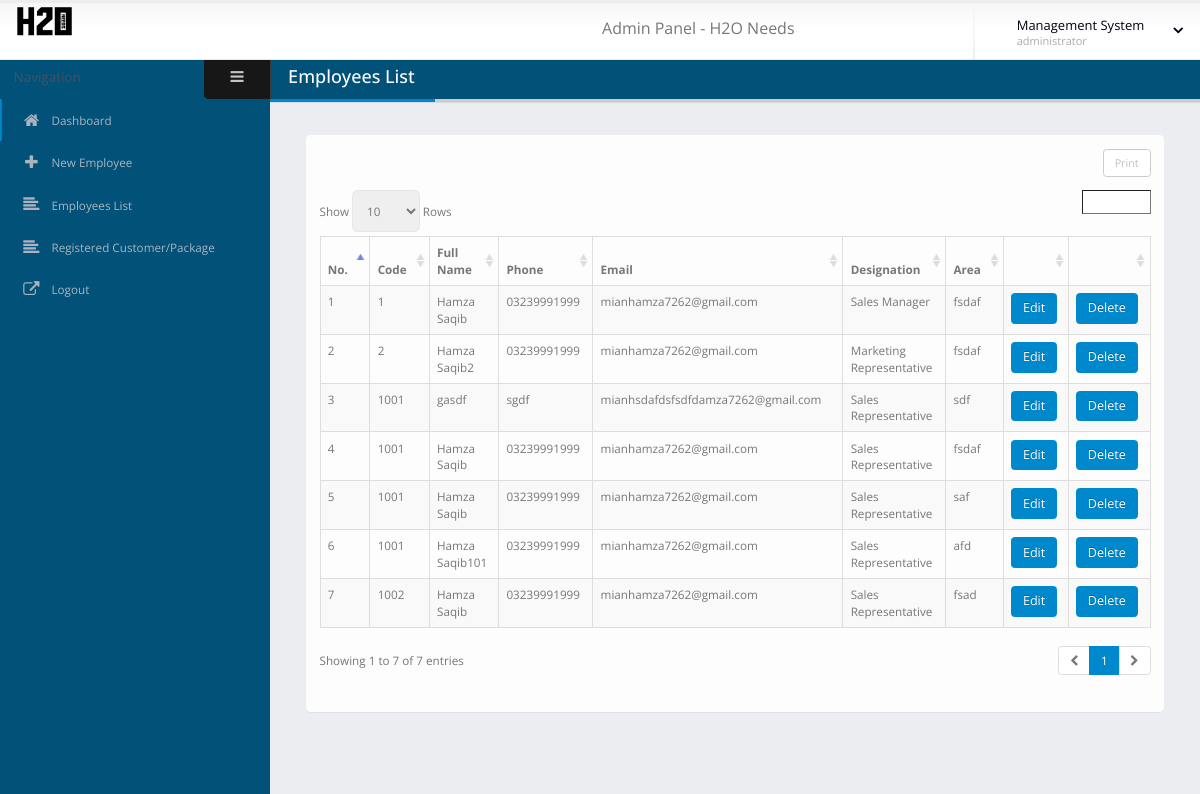
/employeslist.php (signed in), run on the app's committed database.
### tables this page shows
CREATE TABLE `employees` (
  `id` int(11) NOT NULL,
  `username` text NOT NULL,
  `name` text NOT NULL,
  `phone` text NOT NULL,
  `email` text NOT NULL,
  `designation_id` int(11) NOT NULL,
  `area` text NOT NULL,
  `password` text NOT NULL
);

CREATE TABLE `designation` (
  `d_id` int(11) NOT NULL,
  `dname` text NOT NULL
);

### employeslist.php (the view, shortened to what this page needs)
<!doctype html>
<html class="fixed">
	<head>
		<link rel="stylesheet" href="assets/vendor/bootstrap/css/bootstrap.css" />
		<link rel="stylesheet" href="assets/vendor/font-awesome/css/font-awesome.css" />
		<link rel="stylesheet" href="assets/vendor/magnific-popup/magnific-popup.css" />
		<link rel="stylesheet" href="assets/vendor/bootstrap-datepicker/css/datepicker3.css" />
		<link rel="stylesheet" href="assets/vendor/select2/select2.css" />
		<link rel="stylesheet" href="assets/vendor/jquery-datatables-bs3/assets/css/datatables.css" />
		<link rel="stylesheet" href="assets/stylesheets/theme.css" />
		<link rel="stylesheet" href="assets/stylesheets/skins/default.css" />
		<link rel="stylesheet" href="assets/stylesheets/theme-custom.css">
	</head>
	<body>
		<section class="body">
			<?php include('include/header.php')?>
			<?php include('include/sidebar.php')?>
			<section role="main" class="content-body">
					<header class="page-header">
						<h2>Employees List</h2>
					</header>
						<section class="panel">
							<div class="panel-body">
								<table class="table table-bordered table-striped mb-none" id="datatable-tabletools" data-swf-path="assets/vendor/jquery-datatables/extras/TableTools/swf/copy_csv_xls_pdf.swf">
									<thead>
										<tr>
											<th>No.</th>
											<th>Code</th>
											<th>Full Name</th>
											<th>Phone</th>
											<th>Email</th>
											<th>Designation</th>
											<th>Area</th>
											<th></th>
											<th></th>
										</tr>
									</thead>
									<tbody>
									<?php
									include 'include/conn.php';
										$sql='SELECT employees.id, `username`, employees.name, `phone`, `email`, designation.dname ,`area`,`password` FROM `employees`, designation WHERE  employees.designation_id = designation.d_id';
										$result = mysqli_query($conn, $sql);
										$counter = 1;
											while($row=mysqli_fetch_assoc($result))
											{
											 $t_Id = $row['id'];
											 echo "<tr class='gradeX'>";
											 echo "	<td>".$counter."</td>";
											 echo "	<td>".$row['username']."</td>";
											 echo "	<td>".$row['name']."</td>";
											 echo "	<td>".$row['phone']."</td>";
											 echo "	<td>".$row['email']."</td>";
											 echo "	<td>".$row['dname']."</td>";
											 echo "	<td>".$row['area']."</td>";
											 echo "	<td> <a href='edit_employee.php?id=".$row['id']."'class='btn btn-primary'>Edit</a></td>";
                                             echo  " <td><a href='del_employee.php?id=".$t_Id."' class='btn btn-primary'>Delete</a></td>";
											 echo "</tr>";
											 $counter++;
											}
										?>
									</tbody>
								</table>
							</div>
						</section>
				</section>
			</div>
		</section>
	</body>
</html>

### include/header.php (shortened to what this page needs)
<header class="header" >
	<div class="logo-container" >
		<a href="" class="logo">
			<img src="assets/images/download.png" height="60" style='margin-top: -20px;' />
		</a>
	</div>
	<div class="header-right">
<span style='font-size: 16px; margin-right: 150px;' >Admin Panel - H2O Needs</span>
		<span class="separator"></span>
		<div id="userbox" class="userbox">
			<a href="#" data-toggle="dropdown">
				<div class="profile-info" data-lock-name="John Doe" data-lock-email="">
					<span class="name">Management System</span>
					<span class="role">administrator</span>
				</div>
				<i class="fa custom-caret"></i>
			</a>
		</div>
	</div>
</header>

### include/sidebar.php (shortened to what this page needs)
<div class="inner-wrapper" style=' zoom: 90%;'>
				<aside id="sidebar-left" class="sidebar-left" >
					<div class="sidebar-header">
						<div class="sidebar-title">
						</div>
						<div class="sidebar-toggle hidden-xs" data-toggle-class="sidebar-left-collapsed" data-target="html" data-fire-event="sidebar-left-toggle">
							<i class="fa fa-bars" aria-label="Toggle sidebar"></i>
						</div>
					</div>
					<div class="nano">
						<div class="nano-content">
							<nav id="menu" class="nav-main" role="navigation">
								<ul class="nav nav-main">
									<li class="nav-active">
										<a href="employeslist.php">
											<i class="fa fa-home" aria-hidden="true"></i>
											<span>Dashboard</span>
										</a>
									</li>
									<li class="">
										<a href="add_employee.php">
											<i class="fa fa-plus" aria-hidden="true"></i>
											<span>New Employee</span>
										</a>
									</li>
									<li class="">
										<a href="employeslist.php">
											<i class="fa fa-align-left" aria-hidden="true"></i>
											<span>Employees List</span>
										</a>
									</li>
									<li class="">
										<a href="customersslist.php">
											<i class="fa fa-align-left" aria-hidden="true"></i>
											<span>Registered Customer/Package</span>
										</a>
									</li>
									<li class="">
										<a href="index.php">
											<i class="fa fa-external-link"aria-hidden="true"></i>
											<span>Logout</span>
										</a>
									</li>
								</ul>
							</nav>
					</div>
				</aside>

### assets/stylesheets/skins/default.css (style rules this page uses)
a, .btn-link { color: #0088cc; }
body .btn-primary { color: #ffffff; text-shadow: 0 -1px 0 rgba(0, 0, 0, 0.25); background-color: #0088cc; border-color: #0088cc; }
.page-header h2 { border-bottom-color: #0088cc; }
ul.nav-main > li.nav-active > a { box-shadow: 2px 0 0 #0088cc inset; }

### data on the page
employees: username "1", name "Hamza Saqib", phone "03239991999", email "mianhamza7262@gmail.com", designation.dname "Sales Manager", area "fsdaf"
employees: username "2", name "Hamza Saqib2", phone "03239991999", email "mianhamza7262@gmail.com", designation.dname "Marketing Representative", area "fsdaf"
employees: username "1001", name "gasdf", phone "sgdf", email "mianhsdafdsfsdfdamza7262@gmail.com", designation.dname "Sales Representative", area "sdf"
employees: username "1001", name "Hamza Saqib", phone "03239991999", email "mianhamza7262@gmail.com", designation.dname "Sales Representative", area "fsdaf"
employees: username "1001", name "Hamza Saqib", phone "03239991999", email "mianhamza7262@gmail.com", designation.dname "Sales Representative", area "saf"
employees: username "1001", name "Hamza Saqib101", phone "03239991999", email "mianhamza7262@gmail.com", designation.dname "Sales Representative", area "afd"
employees: username "1002", name "Hamza Saqib", phone "03239991999", email "mianhamza7262@gmail.com", designation.dname "Sales Representative", area "fsad"
